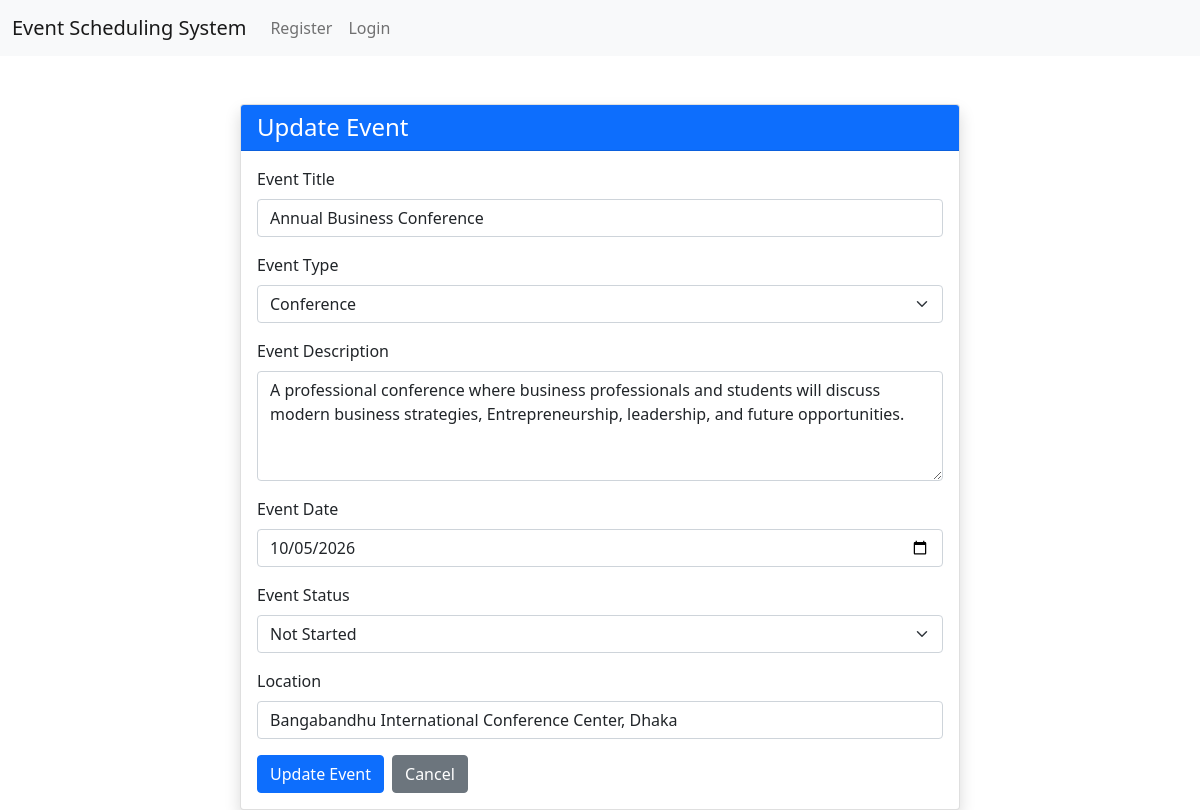
/event-update/1, run on the app's committed database.
### event_app/models.py (models this page shows, shortened)
class EventModel(models.Model):
    EVENT_TYPES =[
        ('Conference','Conference'),
        ('Concert','Concert'),
        ('Wedding','Wedding'),
    ]
    STATUS_TYPES =[
        ('NotStarted','NotStarted'),
        ('InProgress','InProgress'),
        ('Completed','Completed'),
    ]
    user = models.ForeignKey(
        EventUserModel,
        on_delete=models.CASCADE,
        related_name='events'
    )
    event_title = models.CharField(max_length=100,null=True)
    event_type = models.CharField(choices=EVENT_TYPES,max_length=20,null=True)
    event_description = models.TextField(max_length=100,null=True)
    event_date = models.DateField(null=True)
    status = models.CharField(choices=STATUS_TYPES,max_length=20,null=True)
    location = models.CharField(max_length=200,null=True)
    created_at = models.DateField(auto_now_add=True)

### event_app/views.py (the view, shortened to what this page needs)
# urls.py: path('event-update/<str:e_id>',event_update, name='event_update'),
def event_update(request,e_id):
    event_data = EventModel.objects.get(id = e_id)
    context ={
        'event_data':event_data
    }
    return render(request ,'pages/event_update.html',context)

### event_app/templates/pages/event_update.html (shortened to what this page needs)
{% extends 'master/base.html' %}
{% block content %}
<div class="container mt-5">
<div class="row justify-content-center">
    <div class="col-md-8">
        <div class="card shadow">
            <div class="card-header bg-primary text-white">
                <h4 class="mb-0">Update Event</h4>
            </div>
            <div class="card-body">
                <form method="POST">
                    <div class="mb-3">
                        <label for="event_title" class="form-label">Event Title</label>
                        <input
                            type="text"
                            name="event_title"
                            id="event_title"
                            class="form-control"
                            value="{{ event_data.event_title }}"
                            placeholder="Enter event title"
                            required>
                    </div>
                    <div class="mb-3">
                        <label for="event_type" class="form-label">Event Type</label>
                        <select
                            name="event_type"
                            id="event_type"
                            class="form-select"
                            required>
                            <option value="Conference"
                                {% if event_data.event_type == 'Conference' %}
                                    selected
                                {% endif %}>
                                Conference
                            </option>
                        </select>
                    </div>
                    <div class="mb-3">
                        <label for="event_description" class="form-label">Event Description</label>
                        <textarea
                            name="event_description"
                            id="event_description"
                            class="form-control"
                            rows="4"
                            placeholder="Enter event description"
                            required>{{ event_data.event_description }}</textarea>
                    </div>
                    <div class="mb-3">
                        <label for="event_date" class="form-label">Event Date</label>
                        <input
                            type="date"
                            name="event_date"
                            id="event_date"
                            class="form-control"
                            value="{{ event_data.event_date|date:'Y-m-d' }}"
                            required>
                    </div>
                    <div class="mb-3">
                        <label for="status" class="form-label">Event Status</label>
                        <select
                            name="status"
                            id="status"
                            class="form-select"
                            required>
                            <option value="NotStarted"
                                {% if event_data.status == 'NotStarted' %}
                                    selected
                                {% endif %}>
                                Not Started
                            </option>
                        </select>
                    </div>
                    <div class="mb-3">
                        <label for="location" class="form-label">Location</label>
                        <input
                            type="text"
                            name="location"
                            id="location"
                            class="form-control"
                            value="{{ event_data.location }}"
                            placeholder="Enter event location"
                            required>
                    </div>
                    <div class="d-flex gap-2">
                        <button type="submit" class="btn btn-primary">Update Event</button>
                        <a href="{% url 'event_page' %}" class="btn btn-secondary">Cancel</a>
                    </div>
                </form>
            </div>
        </div>
    </div>
</div>
</div>
{% endblock %}

### data on the page
EventModel: event_title "Annual Business Conference", event_type "Conference", event_description "A professional conference where business professionals and students will discuss modern business strategies, Entrepreneurship, leadership, and future opportunities.", event_date "10/05/2026", status "Not Started", location "Bangabandhu International Conference Center, Dhaka"
